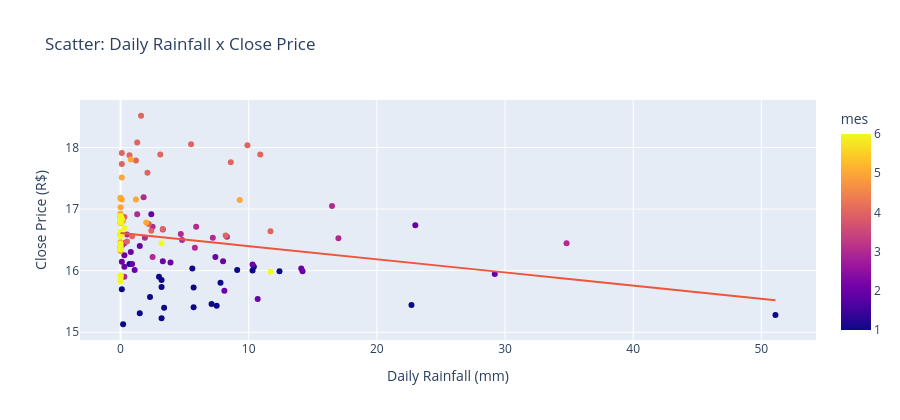

This figure's notebook cell:
### Markdown cell above
### 5.8 Scatter — Rainfall x Price

### Code cell
fig = px.scatter(df, x='precipitacao_mm', y='preco_fechamento',
                 trendline='ols', color='mes', hover_data=['data'],
                 labels={'precipitacao_mm': 'Daily Rainfall (mm)',
                         'preco_fechamento': 'Close Price (R$)'},
                 title='Scatter: Daily Rainfall x Close Price')
fig.update_layout(height=420)
fig.show()
